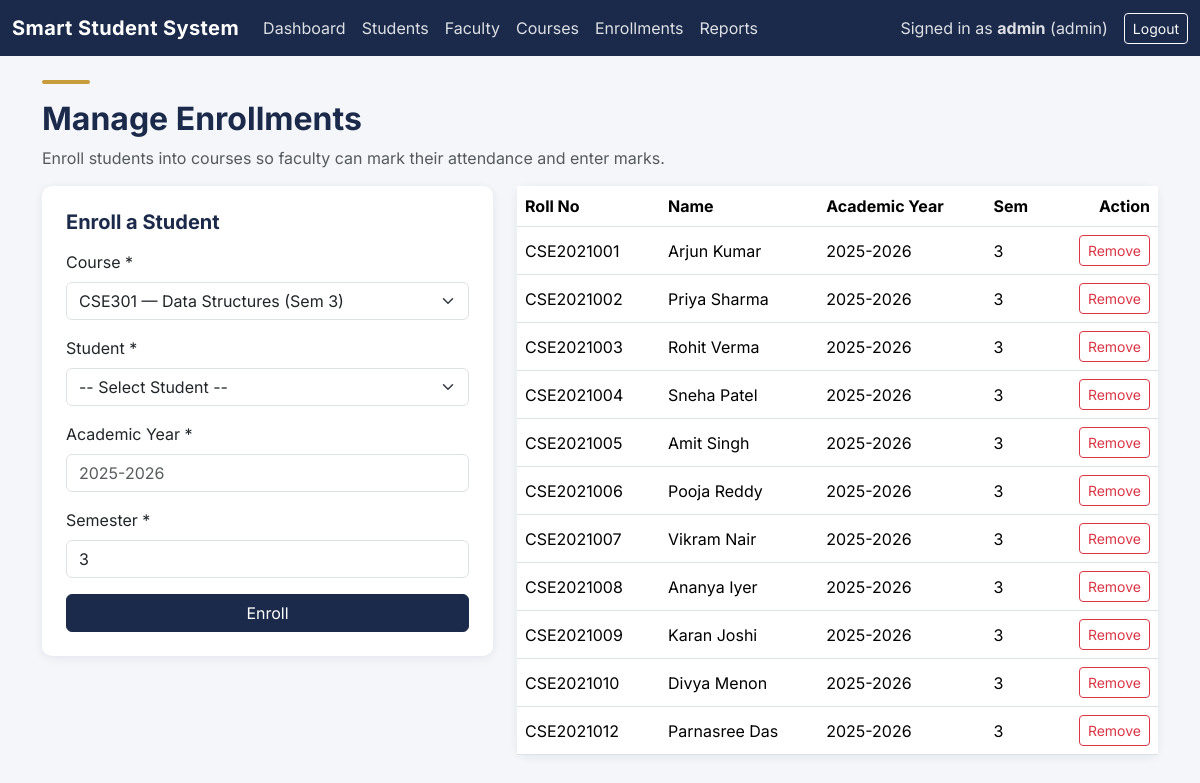
/admin/enrollments/manage.php (signed in), run on the app's committed database.
### tables this page shows
CREATE TABLE `courses` (
  `course_id` int(11) NOT NULL,
  `course_code` varchar(20) NOT NULL,
  `course_name` varchar(100) NOT NULL,
  `credits` int(11) NOT NULL,
  `semester` int(11) NOT NULL,
  `department_id` int(11) DEFAULT NULL
);

CREATE TABLE `enrollments` (
  `enrollment_id` int(11) NOT NULL,
  `student_id` int(11) NOT NULL,
  `course_id` int(11) NOT NULL,
  `academic_year` varchar(9) NOT NULL,
  `semester` int(11) NOT NULL
);

CREATE TABLE `students` (
  `student_id` int(11) NOT NULL,
  `user_id` int(11) DEFAULT NULL,
  `roll_number` varchar(20) NOT NULL,
  `full_name` varchar(100) NOT NULL,
  `dob` date DEFAULT NULL,
  `gender` enum('Male','Female','Other') DEFAULT NULL,
  `department_id` int(11) DEFAULT NULL,
  `current_semester` int(11) DEFAULT 1,
  `batch_year` year(4) DEFAULT NULL,
  `phone` varchar(15) DEFAULT NULL,
  `address` text DEFAULT NULL,
  `photo_path` varchar(255) DEFAULT NULL,
  `admission_date` date DEFAULT NULL
);

### admin/enrollments/manage.php (the view, shortened to what this page needs)
<?php
require_once __DIR__ . '/../../config/db.php';
$courses = $pdo->query('SELECT * FROM courses ORDER BY semester, course_name')->fetchAll();
$selectedCourse = $_GET['course_id'] ?? ($courses[0]['course_id'] ?? null);
$enrolled = [];
if ($selectedCourse) {
    $stmt = $pdo->prepare(
        'SELECT e.*, s.full_name, s.roll_number FROM enrollments e
         JOIN students s ON s.student_id = e.student_id
         WHERE e.course_id = ? ORDER BY e.academic_year DESC, s.roll_number'
    );
    $stmt->execute([$selectedCourse]);
    $enrolled = $stmt->fetchAll();
}
$courseInfo = null;
foreach ($courses as $c) {
    if ((string)$c['course_id'] === (string)$selectedCourse) { $courseInfo = $c; break; }
}
include __DIR__ . '/../../includes/header.php';
?>
<div class="accent-bar"></div>
<h2>Manage Enrollments</h2>
<p class="text-muted">Enroll students into courses so faculty can mark their attendance and enter marks.</p>
<div class="row g-4">
  <div class="col-md-5">
    <div class="card p-4">
      <h5 class="mb-3">Enroll a Student</h5>
      <form method="POST">
        <div class="mb-3">
          <label class="form-label">Course *</label>
          <select name="course_id" class="form-select" required onchange="this.form.submit()">
            <?php foreach ($courses as $c): ?>
              <option value="<?= $c['course_id'] ?>" <?= (string)$selectedCourse === (string)$c['course_id'] ? 'selected' : '' ?>>
                <?= htmlspecialchars($c['course_code'] . ' — ' . $c['course_name'] . ' (Sem ' . $c['semester'] . ')') ?>
              </option>
            <?php endforeach; ?>
          </select>
        </div>
        <div class="mb-3">
          <label class="form-label">Student *</label>
          <select name="student_id" class="form-select" required>
            <option value="">-- Select Student --</option>
          </select>
        </div>
        <div class="mb-3">
          <label class="form-label">Academic Year *</label>
          <input type="text" name="academic_year" class="form-control" placeholder="2025-2026" required>
        </div>
        <div class="mb-3">
          <label class="form-label">Semester *</label>
          <input type="number" name="semester" min="1" max="12" class="form-control" value="<?= htmlspecialchars((string)($courseInfo['semester'] ?? 1)) ?>" required>
        </div>
        <button type="submit" name="enroll" value="1" class="btn btn-primary w-100">Enroll</button>
      </form>
    </div>
  </div>
  <div class="col-md-7">
    <div class="card">
      <div class="table-responsive">
        <table class="table table-hover mb-0 align-middle">
          <thead>
            <tr><th>Roll No</th><th>Name</th><th>Academic Year</th><th>Sem</th><th class="text-end">Action</th></tr>
          </thead>
          <tbody>
            <?php foreach ($enrolled as $e): ?>
            <tr>
              <td><?= htmlspecialchars($e['roll_number']) ?></td>
              <td><?= htmlspecialchars($e['full_name']) ?></td>
              <td><?= htmlspecialchars($e['academic_year']) ?></td>
              <td><?= htmlspecialchars((string)$e['semester']) ?></td>
              <td class="text-end">
                <form method="POST" onsubmit="return confirm('Remove enrollment?');">
                  <button type="submit" name="unenroll" value="1" class="btn btn-sm btn-outline-danger">Remove</button>
                </form>
              </td>
            </tr>
            <?php endforeach; ?>
          </tbody>
        </table>
      </div>
    </div>
  </div>
</div>
<?php include __DIR__ . '/../../includes/footer.php'; ?>

### assets/css/style.css (style rules this page uses)
:root { --navy: #1B2A4A; --navy-light: #2A3F66; --gold: #C89B3C; --bg: #F4F6F9; --surface: #FFFFFF; --text: #1F2430; --text-muted: #5B6472; --success: #2E7D5B; --danger: #B3434E; }
body { background-color: var(--bg); color: var(--text); font-family: 'Inter', -apple-system, sans-serif; }
h1, h2, h3, h4, h5, h6 { font-weight: 700; color: var(--navy); }
.card { border: none; border-radius: 10px; box-shadow: 0 2px 10px rgba(27, 42, 74, 0.08); }
.btn-primary { background-color: var(--navy); border-color: var(--navy); }
.accent-bar { height: 4px; width: 48px; background-color: var(--gold); border-radius: 2px; margin-bottom: 1rem; }

### data on the page
courses: semester "3"
enrollments: student.roll_number "CSE2021001", student.full_name "Arjun Kumar", academic_year "2025-2026", semester "3"
enrollments: student.roll_number "CSE2021002", student.full_name "Priya Sharma", academic_year "2025-2026", semester "3"
enrollments: student.roll_number "CSE2021003", student.full_name "Rohit Verma", academic_year "2025-2026", semester "3"
enrollments: student.roll_number "CSE2021004", student.full_name "Sneha Patel", academic_year "2025-2026", semester "3"
enrollments: student.roll_number "CSE2021005", student.full_name "Amit Singh", academic_year "2025-2026", semester "3"
enrollments: student.roll_number "CSE2021006", student.full_name "Pooja Reddy", academic_year "2025-2026", semester "3"
enrollments: student.roll_number "CSE2021007", student.full_name "Vikram Nair", academic_year "2025-2026", semester "3"
enrollments: student.roll_number "CSE2021008", student.full_name "Ananya Iyer", academic_year "2025-2026", semester "3"
enrollments: student.roll_number "CSE2021009", student.full_name "Karan Joshi", academic_year "2025-2026", semester "3"
enrollments: student.roll_number "CSE2021010", student.full_name "Divya Menon", academic_year "2025-2026", semester "3"
enrollments: student.roll_number "CSE2021012", student.full_name "Parnasree Das", academic_year "2025-2026", semester "3"

### other printed values
$_SESSION['username'] "admin"
$_SESSION['role'] "admin"
form field course_id "CSE301 — Data Structures (Sem 3)"
